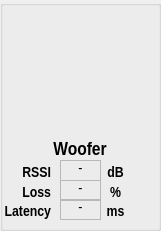
  <widget class="QGroupBox" name="Gr_Woofer">
   <property name="geometry">
    <rect>
     <x>740</x>
     <y>40</y>
     <width>161</width>
     <height>231</height>
    </rect>
   </property>
   <property name="title">
    <string/>
   </property>
   <widget class="QLabel" name="label_65">
    <property name="enabled">
     <bool>true</bool>
    </property>
    <property name="geometry">
     <rect>
      <x>60</x>
      <y>180</y>
      <width>41</width>
      <height>21</height>
     </rect>
    </property>
    <property name="sizePolicy">
     <sizepolicy hsizetype="Fixed" vsizetype="Fixed">
      <horstretch>0</horstretch>
      <verstretch>0</verstretch>
     </sizepolicy>
    </property>
    <property name="font">
     <font>
      <family>Arial Narrow</family>
      <pointsize>11</pointsize>
      <weight>50</weight>
      <bold>false</bold>
      <underline>false</underline>
      <strikeout>false</strikeout>
     </font>
    </property>
    <property name="frameShape">
     <enum>QFrame::StyledPanel</enum>
    </property>
    <property name="frameShadow">
     <enum>QFrame::Sunken</enum>
    </property>
    <property name="lineWidth">
     <number>1</number>
    </property>
    <property name="text">
     <string>-</string>
    </property>
    <property name="textFormat">
     <enum>Qt::AutoText</enum>
    </property>
    <property name="alignment">
     <set>Qt::AlignBottom|Qt::AlignHCenter</set>
    </property>
    <property name="textInteractionFlags">
     <set>Qt::NoTextInteraction</set>
    </property>
   </widget>
   <widget class="QLabel" name="label_66">
    <property name="enabled">
     <bool>true</bool>
    </property>
    <property name="geometry">
     <rect>
      <x>100</x>
      <y>181</y>
      <width>31</width>
      <height>20</height>
     </rect>
    </property>
    <property name="sizePolicy">
     <sizepolicy hsizetype="Fixed" vsizetype="Fixed">
      <horstretch>0</horstretch>
      <verstretch>0</verstretch>
     </sizepolicy>
    </property>
    <property name="font">
     <font>
      <family>Arial Narrow</family>
      <pointsize>11</pointsize>
      <weight>75</weight>
      <bold>true</bold>
     </font>
    </property>
    <property name="text">
     <string>%</string>
    </property>
    <property name="textFormat">
     <enum>Qt::AutoText</enum>
    </property>
    <property name="alignment">
     <set>Qt::AlignBottom|Qt::AlignHCenter</set>
    </property>
    <property name="textInteractionFlags">
     <set>Qt::NoTextInteraction</set>
    </property>
   </widget>
   <widget class="QLabel" name="label_67">
    <property name="enabled">
     <bool>true</bool>
    </property>
    <property name="geometry">
     <rect>
      <x>30</x>
      <y>139</y>
      <width>100</width>
      <height>20</height>
     </rect>
    </property>
    <property name="sizePolicy">
     <sizepolicy hsizetype="Fixed" vsizetype="Fixed">
      <horstretch>0</horstretch>
      <verstretch>0</verstretch>
     </sizepolicy>
    </property>
    <property name="font">
     <font>
      <family>Arial Narrow</family>
      <pointsize>14</pointsize>
      <weight>75</weight>
      <bold>true</bold>
     </font>
    </property>
    <property name="text">
     <string>Woofer</string>
    </property>
    <property name="textFormat">
     <enum>Qt::AutoText</enum>
    </property>
    <property name="alignment">
     <set>Qt::AlignBottom|Qt::AlignHCenter</set>
    </property>
    <property name="textInteractionFlags">
     <set>Qt::NoTextInteraction</set>
    </property>
   </widget>
   <widget class="QLabel" name="label_68">
    <property name="enabled">
     <bool>true</bool>
    </property>
    <property name="geometry">
     <rect>
      <x>60</x>
      <y>160</y>
      <width>41</width>
      <height>21</height>
     </rect>
    </property>
    <property name="sizePolicy">
     <sizepolicy hsizetype="Fixed" vsizetype="Fixed">
      <horstretch>0</horstretch>
      <verstretch>0</verstretch>
     </sizepolicy>
    </property>
    <property name="font">
     <font>
      <family>Arial Narrow</family>
      <pointsize>11</pointsize>
      <weight>50</weight>
      <bold>false</bold>
      <underline>false</underline>
      <strikeout>false</strikeout>
     </font>
    </property>
    <property name="frameShape">
     <enum>QFrame::StyledPanel</enum>
    </property>
    <property name="frameShadow">
     <enum>QFrame::Sunken</enum>
    </property>
    <property name="lineWidth">
     <number>1</number>
    </property>
    <property name="text">
     <string>-</string>
    </property>
    <property name="textFormat">
     <enum>Qt::AutoText</enum>
    </property>
    <property name="alignment">
     <set>Qt::AlignBottom|Qt::AlignHCenter</set>
    </property>
    <property name="textInteractionFlags">
     <set>Qt::NoTextInteraction</set>
    </property>
   </widget>
   <widget class="QLabel" name="label_69">
    <property name="enabled">
     <bool>true</bool>
    </property>
    <property name="geometry">
     <rect>
      <x>0</x>
      <y>180</y>
      <width>51</width>
      <height>21</height>
     </rect>
    </property>
    <property name="sizePolicy">
     <sizepolicy hsizetype="Fixed" vsizetype="Fixed">
      <horstretch>0</horstretch>
      <verstretch>0</verstretch>
     </sizepolicy>
    </property>
    <property name="font">
     <font>
      <family>Arial Narrow</family>
      <pointsize>11</pointsize>
      <weight>75</weight>
      <bold>true</bold>
     </font>
    </property>
    <property name="text">
     <string>Loss</string>
    </property>
    <property name="textFormat">
     <enum>Qt::AutoText</enum>
    </property>
    <property name="alignment">
     <set>Qt::AlignBottom|Qt::AlignRight|Qt::AlignTrailing</set>
    </property>
    <property name="textInteractionFlags">
     <set>Qt::NoTextInteraction</set>
    </property>
   </widget>
   <widget class="QLabel" name="Woofer_7">
    <property name="enabled">
     <bool>true</bool>
    </property>
    <property name="geometry">
     <rect>
      <x>50</x>
      <y>39</y>
      <width>61</width>
      <height>101</height>
     </rect>
    </property>
    <property name="sizePolicy">
     <sizepolicy hsizetype="Fixed" vsizetype="Fixed">
      <horstretch>0</horstretch>
      <verstretch>0</verstretch>
     </sizepolicy>
    </property>
    <property name="textFormat">
     <enum>Qt::AutoText</enum>
    </property>
    <property name="pixmap">
     <pixmap resource="resource/resource.qrc">:/Image/WK7VI_Cut.jpg</pixmap>
    </property>
    <property name="scaledContents">
     <bool>true</bool>
    </property>
    <property name="wordWrap">
     <bool>false</bool>
    </property>
    <property name="textInteractionFlags">
     <set>Qt::NoTextInteraction</set>
    </property>
   </widget>
   <widget class="QLabel" name="label_70">
    <property name="enabled">
     <bool>true</bool>
    </property>
    <property name="geometry">
     <rect>
      <x>60</x>
      <y>9</y>
      <width>41</width>
      <height>31</height>
     </rect>
    </property>
    <property name="sizePolicy">
     <sizepolicy hsizetype="Fixed" vsizetype="Fixed">
      <horstretch>0</horstretch>
      <verstretch>0</verstretch>
     </sizepolicy>
    </property>
    <property name="text">
     <string/>
    </property>
    <property name="pixmap">
     <pixmap resource="resource/resource.qrc">:/Image/WirelessMark.jpg</pixmap>
    </property>
    <property name="scaledContents">
     <bool>true</bool>
    </property>
   </widget>
   <widget class="QLabel" name="label_71">
    <property name="enabled">
     <bool>true</bool>
    </property>
    <property name="geometry">
     <rect>
      <x>100</x>
      <y>160</y>
      <width>31</width>
      <height>21</height>
     </rect>
    </property>
    <property name="sizePolicy">
     <sizepolicy hsizetype="Fixed" vsizetype="Fixed">
      <horstretch>0</horstretch>
      <verstretch>0</verstretch>
     </sizepolicy>
    </property>
    <property name="font">
     <font>
      <family>Arial Narrow</family>
      <pointsize>11</pointsize>
      <weight>75</weight>
      <bold>true</bold>
     </font>
    </property>
    <property name="text">
     <string>dB</string>
    </property>
    <property name="textFormat">
     <enum>Qt::AutoText</enum>
    </property>
    <property name="alignment">
     <set>Qt::AlignBottom|Qt::AlignHCenter</set>
    </property>
    <property name="textInteractionFlags">
     <set>Qt::NoTextInteraction</set>
    </property>
   </widget>
   <widget class="QLabel" name="label_72">
    <property name="enabled">
     <bool>true</bool>
    </property>
    <property name="geometry">
     <rect>
      <x>0</x>
      <y>160</y>
      <width>51</width>
      <height>21</height>
     </rect>
    </property>
    <property name="sizePolicy">
     <sizepolicy hsizetype="Fixed" vsizetype="Fixed">
      <horstretch>0</horstretch>
      <verstretch>0</verstretch>
     </sizepolicy>
    </property>
    <property name="font">
     <font>
      <family>Arial Narrow</family>
      <pointsize>11</pointsize>
      <weight>75</weight>
      <bold>true</bold>
     </font>
    </property>
    <property name="text">
     <string>RSSI</string>
    </property>
    <property name="textFormat">
     <enum>Qt::AutoText</enum>
    </property>
    <property name="alignment">
     <set>Qt::AlignBottom|Qt::AlignRight|Qt::AlignTrailing</set>
    </property>
    <property name="textInteractionFlags">
     <set>Qt::NoTextInteraction</set>
    </property>
   </widget>
   <widget class="QLabel" name="label_73">
    <property name="enabled">
     <bool>true</bool>
    </property>
    <property name="geometry">
     <rect>
      <x>100</x>
      <y>200</y>
      <width>31</width>
      <height>20</height>
     </rect>
    </property>
    <property name="sizePolicy">
     <sizepolicy hsizetype="Fixed" vsizetype="Fixed">
      <horstretch>0</horstretch>
      <verstretch>0</verstretch>
     </sizepolicy>
    </property>
    <property name="font">
     <font>
      <family>Arial Narrow</family>
      <pointsize>11</pointsize>
      <weight>75</weight>
      <bold>true</bold>
     </font>
    </property>
    <property name="text">
     <string>ms</string>
    </property>
    <property name="textFormat">
     <enum>Qt::AutoText</enum>
    </property>
    <property name="alignment">
     <set>Qt::AlignBottom|Qt::AlignHCenter</set>
    </property>
    <property name="textInteractionFlags">
     <set>Qt::NoTextInteraction</set>
    </property>
   </widget>
   <widget class="QLabel" name="label_74">
    <property name="enabled">
     <bool>true</bool>
    </property>
    <property name="geometry">
     <rect>
      <x>0</x>
      <y>199</y>
      <width>51</width>
      <height>21</height>
     </rect>
    </property>
    <property name="sizePolicy">
     <sizepolicy hsizetype="Fixed" vsizetype="Fixed">
      <horstretch>0</horstretch>
      <verstretch>0</verstretch>
     </sizepolicy>
    </property>
    <property name="font">
     <font>
      <family>Arial Narrow</family>
      <pointsize>11</pointsize>
      <weight>75</weight>
      <bold>true</bold>
     </font>
    </property>
    <property name="text">
     <string>Latency</string>
    </property>
    <property name="textFormat">
     <enum>Qt::AutoText</enum>
    </property>
    <property name="alignment">
     <set>Qt::AlignBottom|Qt::AlignRight|Qt::AlignTrailing</set>
    </property>
    <property name="textInteractionFlags">
     <set>Qt::NoTextInteraction</set>
    </property>
   </widget>
   <widget class="QLabel" name="label_75">
    <property name="enabled">
     <bool>true</bool>
    </property>
    <property name="geometry">
     <rect>
      <x>60</x>
      <y>199</y>
      <width>41</width>
      <height>21</height>
     </rect>
    </property>
    <property name="sizePolicy">
     <sizepolicy hsizetype="Fixed" vsizetype="Fixed">
      <horstretch>0</horstretch>
      <verstretch>0</verstretch>
     </sizepolicy>
    </property>
    <property name="font">
     <font>
      <family>Arial Narrow</family>
      <pointsize>11</pointsize>
      <weight>50</weight>
      <bold>false</bold>
      <underline>false</underline>
      <strikeout>false</strikeout>
     </font>
    </property>
    <property name="frameShape">
     <enum>QFrame::StyledPanel</enum>
    </property>
    <property name="frameShadow">
     <enum>QFrame::Sunken</enum>
    </property>
    <property name="lineWidth">
     <number>1</number>
    </property>
    <property name="text">
     <string>-</string>
    </property>
    <property name="textFormat">
     <enum>Qt::AutoText</enum>
    </property>
    <property name="alignment">
     <set>Qt::AlignBottom|Qt::AlignHCenter</set>
    </property>
    <property name="textInteractionFlags">
     <set>Qt::NoTextInteraction</set>
    </property>
   </widget>
  </widget>
